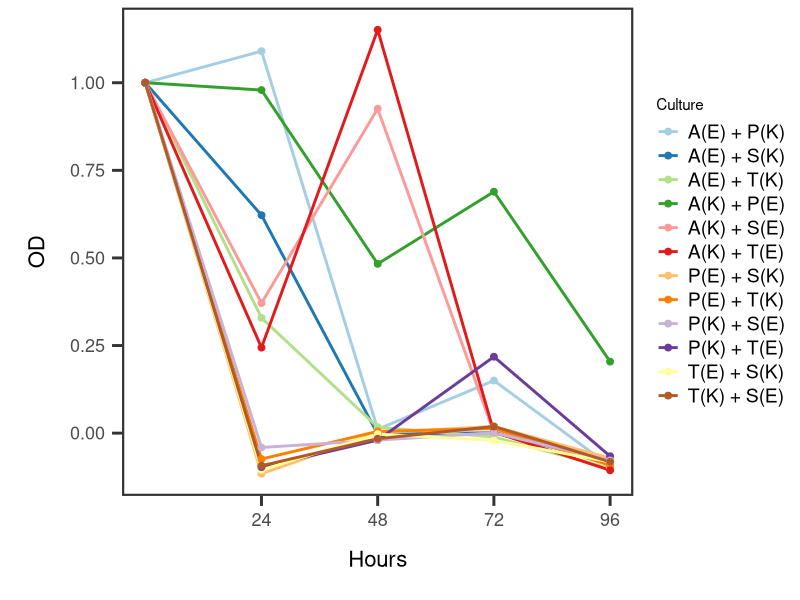
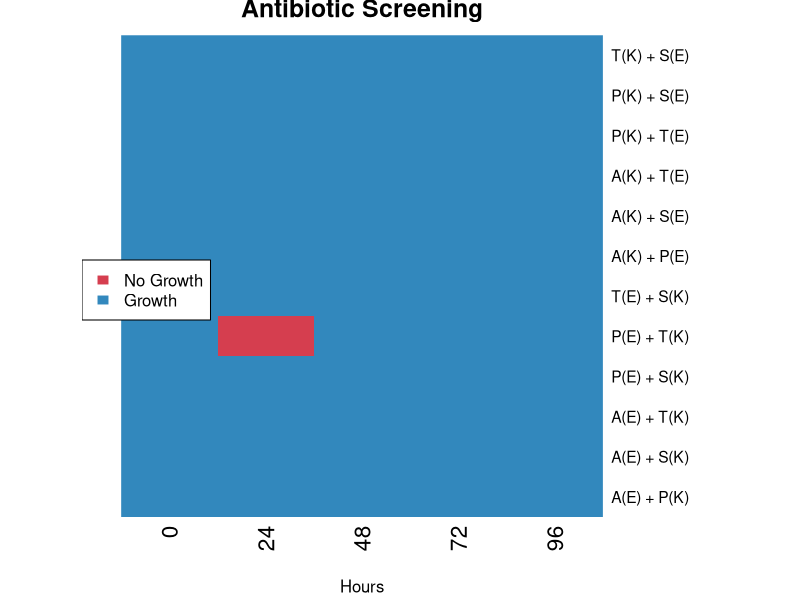
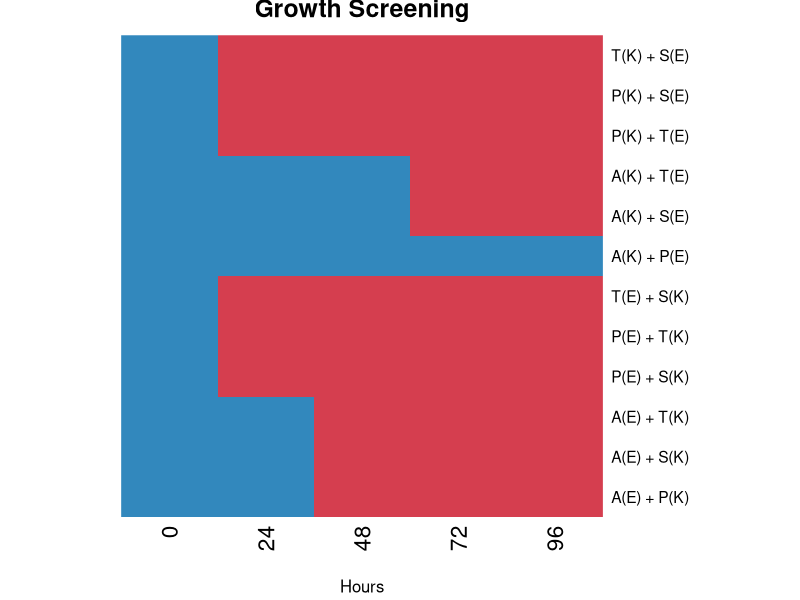

R code for these plots, in order:
## ---- chunk 1
library(tidyr)
library(ggplot2)
library(stringr)
library(dplyr)
library(tidyverse)
library(RColorBrewer)

theme_set(theme_classic() +
  theme(axis.title = element_text(size = 16),
        axis.title.x = element_text(margin = margin(t = 15, b = 15)),
        axis.title.y = element_text(margin = margin(l = 15, r = 15)),
        axis.text = element_text(size = 13),
        axis.text.x = element_text(margin = margin(t = 5)),
        axis.text.y = element_text(margin = margin(r = 5)),
        #axis.line.x = element_line(linewidth = 1),
        #axis.line.y = element_line(linewidth = 1),
        axis.line.x = element_blank(),
        axis.line.y = element_blank(),
        axis.ticks.x = element_line(linewidth = 1),
        axis.ticks.y = element_line(linewidth = 1),
        axis.ticks.length = unit(.1, "in"),
        panel.border = element_rect(color = "grey20", fill = NA, linewidth = 1.5),
        legend.text = element_text(size = 14),
        strip.text = element_text(size = 14),
        strip.background = element_blank()
        ))
## ---- chunk 2
setwd("C:/Users/ajl21/github/division.labor/prelim_coexistence/")
OD <- read.csv("20251119_1133_DoLprelim_ODreads.csv")
abx <- read.csv("20251119_1133_DoLprelim_antibiotic_test.csv")
growth <- read.csv("20251119_1133_DoLprelim_growth_check.csv")


#Erm 
names(OD)[names (OD) == "Alanine.E..Phenylalanine.K."] <-"A(E) + P(K)"
names(OD)[names (OD) == "Alanine.E..Serine.K."] <-"A(E) + S(K)"
names(OD)[names (OD) == "Alanine.E..Tyrosine.K."] <-"A(E) + T(K)"
names(OD)[names (OD) == "Phenylalanine.E..Serine.K."] <-"P(E) + S(K)"
names(OD)[names (OD) == "Phenylalanine.E..Tyrosine.K."] <-"P(E) + T(K)"
names(OD)[names (OD) == "Tyrosine.E..Serine.K."] <-"T(E) + S(K)"

#Kan
names(OD)[names (OD) == "Alanine.K..Phenylalanine.E."] <-"A(K) + P(E)"
names(OD)[names (OD) == "Alanine.K..Serine.E."] <-"A(K) + S(E)"
names(OD)[names (OD) == "Alanine.K..Tyrosine.E."] <-"A(K) + T(E)"
names(OD)[names (OD) == "Phenylalanine.K..Tyrosine.E."] <-"P(K) + T(E)"
names(OD)[names (OD) == "Phenylalanine.K..Serine.E."] <-"P(K) + S(E)"
names(OD)[names (OD) == "Tyrosine.K..Serine.E."] <-"T(K) + S(E)"

OD
 
OD_long <- OD |>
  pivot_longer(
    cols = -Time,
    names_to = "Culture",
    values_to = "OD"
  )
OD_long
OD

culture_names <- colnames(OD[2:13])  
culture_names
## ---- chunk 3
ggplot(data = OD_long, aes(x = Time, y= OD, color = Culture)) + 
  geom_line(linewidth=1) +geom_point(size =2) +
  xlab("Hours") +ylab("OD") +
  scale_x_continuous(breaks = c(24, 48, 72, 96),
                     labels = c("24", "48", "72", "96")) + 
  scale_color_brewer(palette="Paired") 

## ---- chunk 4
aovOD <-aov(OD ~ Culture+Time, data =OD_long)
summary(aovOD)
TukeyHSD(aovOD)
## ---- chunk 5
ldg <- c("Growth", "No Growth")

abx$X0  <- as.numeric(abx$X0)
abx$X24 <- as.numeric(abx$X24)
abx$X48 <- as.numeric(abx$X48)
abx$X72 <- as.numeric(abx$X72)
abx$X96 <- as.numeric(abx$X96)


abx.m <- as.matrix(abx[, c("X0","X24","X48","X72","X96")])



rownames(abx.m) <- culture_names
colnames(abx.m) <- c("0","24","48","72","96")

color <- colorRampPalette(brewer.pal(8, "Spectral"))(2)

heatmap(abx.m, Colv = NA, Rowv = NA, scale = "none", col = color,
        xlab = "Hours", main = "Antibiotic Screening")
legend("left", legend = c("No Growth", "Growth"), fill = color, border = FALSE)

## ---- chunk 6
growth

growth$X0  <- as.numeric(growth$X0)
growth$X24 <- as.numeric(growth$X24)
growth$X48 <- as.numeric(growth$X48)
growth$X72 <- as.numeric(growth$X72)
growth$X96 <- as.numeric(growth$X96)

growth.m <- as.matrix(growth[, c("X0","X24","X48","X72","X96")])



rownames(growth.m) <- culture_names
colnames(growth.m) <- c("0","24","48","72","96")

color <- colorRampPalette(brewer.pal(8, "Spectral"))(2)

heatmap(growth.m, Colv = NA, Rowv = NA, scale = "none", col = color,
        xlab = "Hours", main = "Growth Screening")
